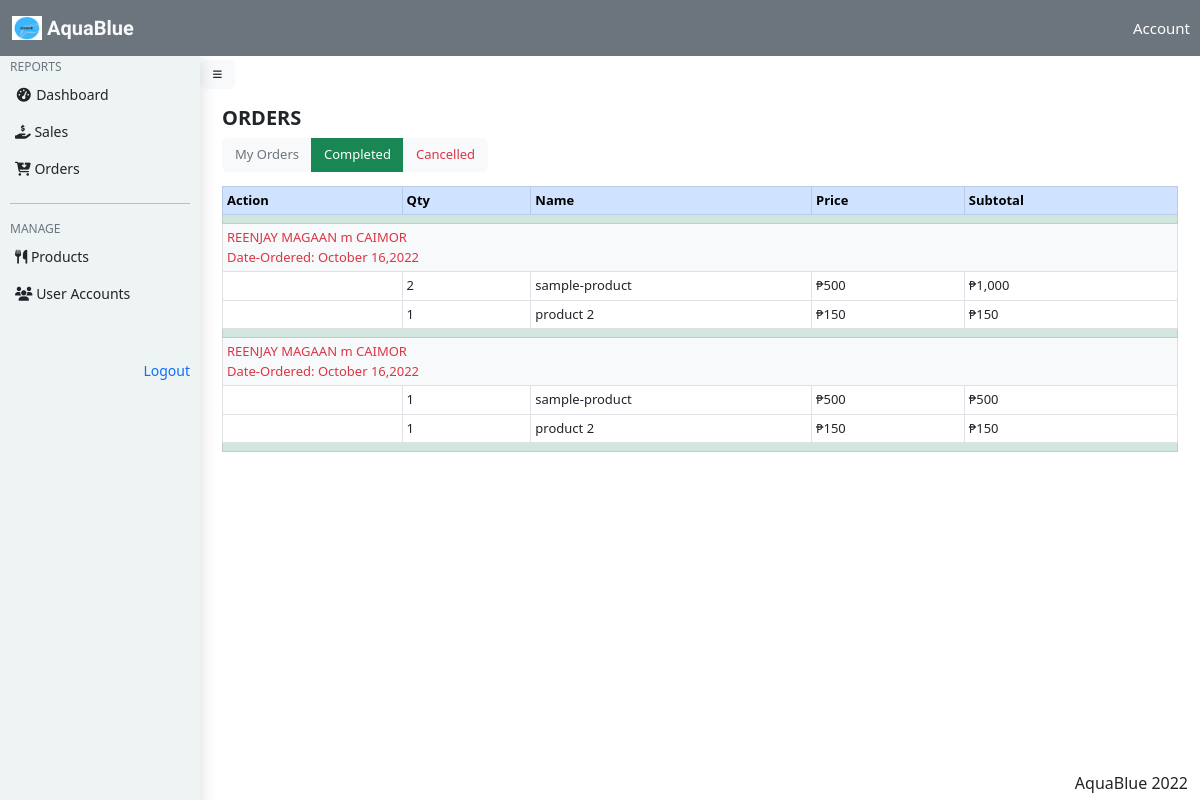
/admin/completed.php, run on the app's committed database.
### tables this page shows
CREATE TABLE `accounts` (
  `user_id` int(11) NOT NULL,
  `name` varchar(50) NOT NULL,
  `email` text NOT NULL,
  `mobile` text NOT NULL,
  `user_type` varchar(40) NOT NULL,
  `vcode` varchar(40) DEFAULT NULL,
  `date_registered` date NOT NULL,
  `password` varchar(40) NOT NULL,
  `photo` text DEFAULT NULL,
  `address` text NOT NULL
);

CREATE TABLE `transaction` (
  `tid` int(11) NOT NULL,
  `user_id` int(11) NOT NULL,
  `datecreated` datetime NOT NULL,
  `status` text NOT NULL,
  `reason` text NOT NULL
);

CREATE TABLE `product` (
  `prod_id` int(11) NOT NULL,
  `name` varchar(50) NOT NULL,
  `description` varchar(50) NOT NULL,
  `cat_id` int(11) NOT NULL,
  `price` float NOT NULL,
  `datecreated` datetime NOT NULL,
  `stocks` int(11) NOT NULL,
  `photo` text NOT NULL
);

CREATE TABLE `trans_record` (
  `order_id` int(11) NOT NULL,
  `prod_id` int(11) NOT NULL,
  `transaction_id` int(11) NOT NULL,
  `quantity` int(11) NOT NULL,
  `date_ordered` date NOT NULL,
  `date_approved` date DEFAULT NULL,
  `date_completed` datetime DEFAULT NULL,
  `user_id` int(11) NOT NULL
);

### includes/Order.php (called while the page is built, shortened)
<?php
include_once('Product.php');
class Order extends Product {
    public function ShowOrders($con,$userid,$status){
        if($userid == ''){
            $get_data = "select * from  transaction where status='$status';";
        }else {
            $get_data = "select * from  transaction where user_id = '$userid' and status='$status';";
        }
        $result = mysqli_query($con,$get_data);
        if($result -> num_rows > 0){
            return $result;
        }else {
            return false;
        }
    }
    public function ShowItems($con,$transid){
        $get_data = "select * from trans_record where transaction_id = '$transid' ";
        $result = mysqli_query($con,$get_data);
        if($result -> num_rows > 0){
            return $result;
        }else {
            return false;
        }
    }
}

### includes/Users.php (called while the page is built, shortened)
<?php
class Users  {
    public function fetchuser($con,$token){
        $query = "Select * from accounts where user_id = '$token' ";
        $result = mysqli_query($con,$query);
        if($result -> num_rows > 0){
            return $result;
        }else {
            return false;
        }
    }
}

### includes/Product.php (called while the page is built, shortened)
<?php
class Product {
    public function selectproduct($con,$prodid){
        $query = "Select * from product where prod_id = '$prodid' ";
        $result = mysqli_query($con,$query);
        if($result -> num_rows > 0){
            return $result;
        }else {
            return false;
        }
    }
}

### admin/completed.php (the view, shortened to what this page needs)
<?php
include_once('../includes/Product.php');
include_once('../includes/Users.php');
include_once('../includes/Order.php');
include '../connection/connect.php';
$order = new Order();
$user = new Users();
?>
<!DOCTYPE html>
<html lang="en">
<?php $admin=1; include_once("../components/headers.php") ?>
<body>
<nav class="navbar bg-secondary fixed-top">
  <div class="container-fluid">
    <a class="navbar-brand text-light" href="#" style=" font-family: 'Syncopate', sans-serif;font-weight:bold">
      <img src="../assets/image_assets/AquaBlue.jpeg" alt="" width="30" height="24" class="d-inline-block align-text-top">
      AquaBlue
    </a>
  </div>
  <a href="myaccount.php" id="myacc" >Account</a>
</nav>
<br>
<br>
<?php include 'components/sidebar.php'; ?>
  <section class="main">
  <button class="btn btn-light text-dark" id="slideleft" style="font-size: 10px;position:fixed;top:60px"><i class="fas fa-bars"></i></button>
      <div class="main_contents">
         <div class="container " >
         <br><br>
          <h5 style="font-weight: bolder;">ORDERS</h5>
        <div class="btn-group" >
<button class="btn btn-light text-secondary mb-2" style="font-size:13px" onclick="window.location.href='orders.php' ">My Orders</button>
<button class="btn btn-success mb-2" style="font-size:13px" onclick="window.location.href='completed.php' ">Completed</button>
<button class="btn btn-light text-danger mb-2" onclick="window.location.href='cancelled.php' " style="font-size:13px">Cancelled </button>
</div>
      <div class="table-responsive">
          <table class="table table-bordered  table-sm table-striped " style="font-size:13px" id="mytable">
  <thead>
    <tr class="table-primary">
    <th scope="col">Action</th>
      <th scope="col">Qty</th>
      <th scope="col">Name</th>
      <th scope="col">Price</th>
      <th scope="col">Subtotal</th>
    </tr>
  </thead>
  <tbody >
          <?php
          $token='';
          $fetchorder = $order->ShowOrders($con,$token,'3');
       if($fetchorder){
          foreach ($fetchorder as $row) {
            $tid = $row['tid'];
            $uid = $row['user_id'];
            $fetchuser = $user ->fetchuser($con,$uid);
            if($fetchuser){
              foreach ($fetchuser as $usern) {
                ?>
                <tr class="table-success"><td colspan="5"></td></tr>
                <tr class="bg-light">
                  <td colspan="5" class=" text-danger"><?php echo $usern['name']?>
                  <br>
                  Date-Ordered: <?php echo date('F j,Y',strtotime($row['datecreated']))?>
                  <br>
                </td>
                </tr>
                <?php
              }
            }else {
            }
              $fetchitems = $order->ShowItems($con,$tid);
            if($fetchitems){
              foreach($fetchitems as $items){
                $prodid = $items['prod_id'];
                $fetchproduct = $order -> selectproduct($con,$prodid);
                    foreach ($fetchproduct as $pr) {
                        $qty = $items['quantity'];
                        $price = $pr['price'];
                        $itotal = $price * $qty;
                        ?>
                        <tr>
                      <td></td>
                        <td><?php echo $items['quantity']?></td>
                        <td><?php echo $pr['name']?></td>
                        <td>&#8369;<?php echo number_format($pr['price'])?></td>
                        <td>&#8369;<?php echo number_format($itotal)?></td>
                        </tr>
                      <?php
                    }
              }
            }
        }
      }
          ?>
    <tr class="table-success"><td colspan="5"></td></tr>
  </tbody>
</table>
</div>
        </div>
      </div>
  </section>
<footer>
    AquaBlue 2022
 </footer>
<link rel="stylesheet" href="../DataTables/datatables.css">
</body>
</html>

### DataTables/datatables.css (style rules this page uses)
table.dataTable thead th, table.dataTable thead td, table.dataTable tfoot th, table.dataTable tfoot td { text-align: left; }
table.dataTable { clear: both; margin-top: 6px !important; margin-bottom: 6px !important; max-width: none !important; border-collapse: separate !important; border-spacing: 0; }
table.dataTable td, table.dataTable th { -webkit-box-sizing: content-box; box-sizing: content-box; }
table.dataTable.table-striped > tbody > tr:nth-of-type(2n+1) > * { box-shadow: none; }
table.dataTable > tbody > tr { background-color: transparent; }
table.dataTable.table-sm > thead > tr > th:not(.sorting_disabled) { padding-right: 20px; }
table.table-bordered.dataTable { border-right-width: 0; }
table.table-bordered.dataTable thead tr:first-child th, table.table-bordered.dataTable thead tr:first-child td { border-top-width: 1px; }
table.table-bordered.dataTable th, table.table-bordered.dataTable td { border-left-width: 0; }
table.table-bordered.dataTable th:first-child, table.table-bordered.dataTable th:first-child, table.table-bordered.dataTable td:first-child, table.table-bordered.dataTable td:first-child { border-left-width: 1px; }
table.table-bordered.dataTable th:last-child, table.table-bordered.dataTable th:last-child, table.table-bordered.dataTable td:last-child, table.table-bordered.dataTable td:last-child { border-right-width: 1px; }
table.table-bordered.dataTable th, table.table-bordered.dataTable td { border-bottom-width: 1px; }

### data on the page
transaction: datecreated "October 16,2022"
accounts: name "REENJAY MAGAAN m CAIMOR"
trans_record: quantity "2"
product: name "sample-product", price "500", price.quantity "1,000"
trans_record: quantity "1"
product: name "product 2", price "150"
transaction: datecreated "October 16,2022"
trans_record: quantity "1"
trans_record: quantity "1"
